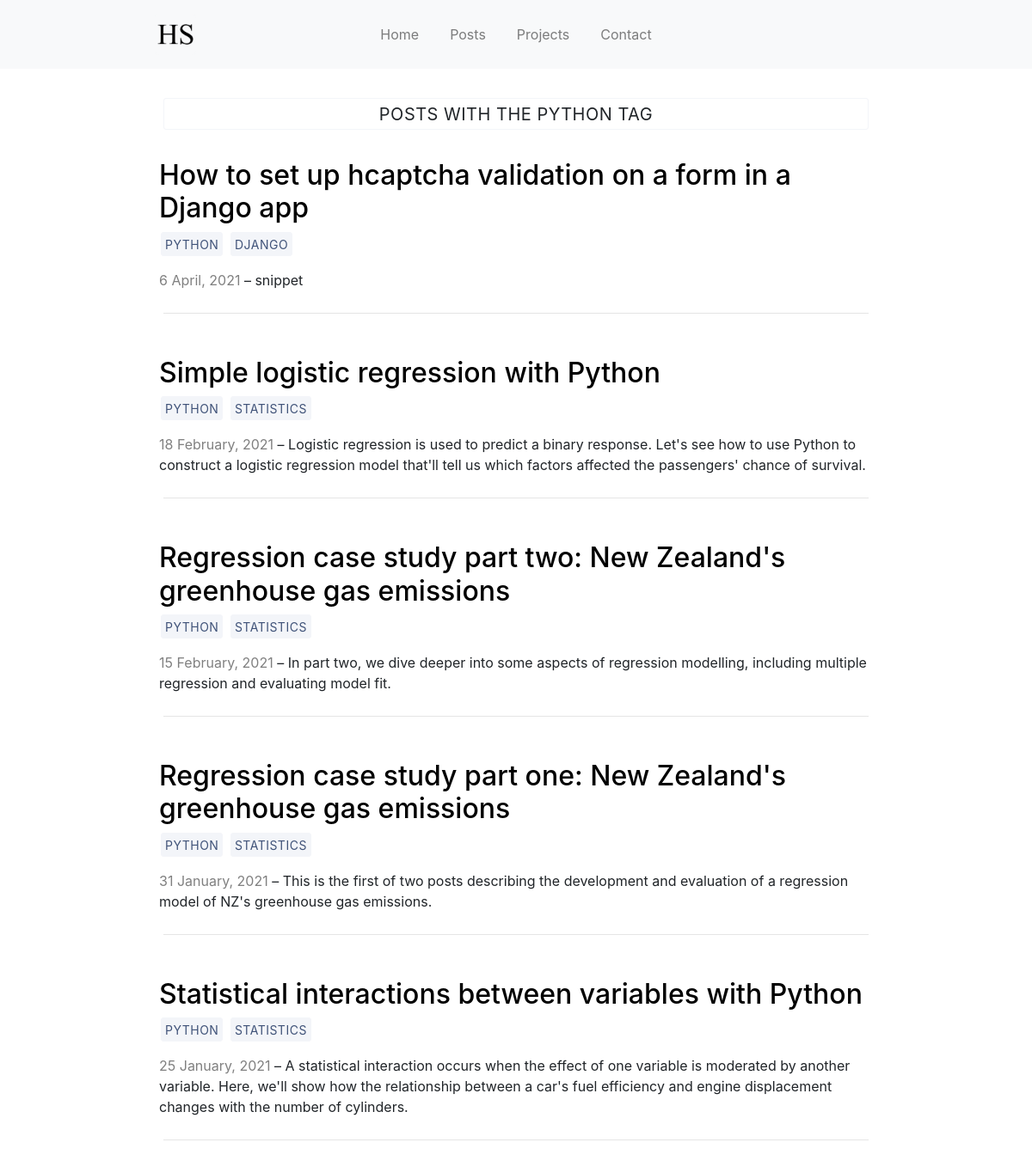
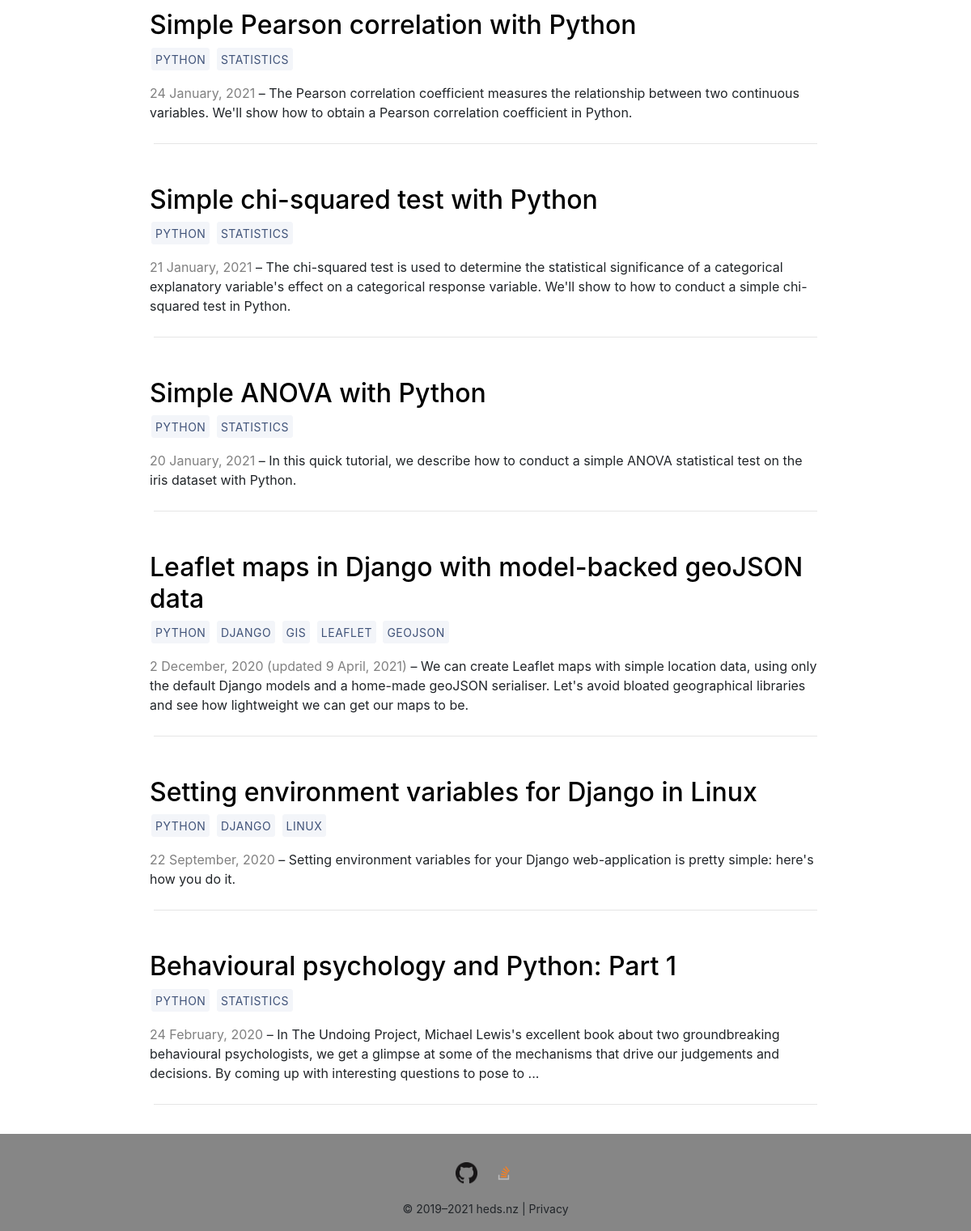
/tags/Python/, run on the app's committed database (2 pictures, top to bottom).
### blog/models.py (models this page shows, shortened)
class Tag(models.Model):
    name = models.CharField(max_length=20)

class BlogPost(models.Model):
    title = models.CharField(max_length=100)
    is_published = models.BooleanField(default=True)
    published_date = models.DateField()
    modified_date = models.DateField(null=True, blank=True)
    slug = models.SlugField(unique=True)
    tags = models.ManyToManyField('Tag', related_name='blog_posts')
    snippet = models.CharField('snippet', max_length=250)
    content = models.TextField()
    def get_absolute_url(self):
        return reverse('detail', kwargs = {'slug': self.slug})

### blog/views.py (the view)
def tag(request, tag):
    blog_posts = BlogPost.objects.filter(
        tags__name = tag
    ).order_by(
        '-published_date'
    )
    tags = Tag.objects.all()
    context = {
        "tag": tag,
        "blog_posts": blog_posts,
    }
    return render(request, "tag.html", context)

### blog/templates/tag.html (shortened to what this page needs)
{% extends "base.html" %}
{% load static %}
{% block content %}
    <a class="btn tag-title">Posts with the {{ tag | title }} tag</a>
    <br />
    {% for post in blog_posts %}
        <br />
        <div class="row">
            <div class="column snippet-text">
                <h2>
                    <a id='post-href' href="{{post.get_absolute_url}}"> {{ post.title|safe }} </a>
                </h2>
                <p>
                    {% for tag in post.tags.all %}
                        <a class="btn" href="{% url 'tag' tag.name %}">
                            {{ tag.name }}
                        </a>
                    {% endfor %}
                </p>
                <p style="color:gray; display:inline;">
                    {{ post.published_date|date:"j F, Y" }}
                    {% if post.modified_date is not Null %}
                     (updated {{ post.modified_date|date:"j F, Y" }})
                    {% endif %}
                </p>
                <p style="display:inline;">
                    &ndash; {{ post.snippet|safe }}
                </p>
            </div>
        </div>
        <hr>
    {% endfor %}
{% endblock %}

### static/style.css (style rules this page uses)
.snippet-text { padding: 10px; }
.row:after { content: ""; display: table; clear: both; }
#post-href { color:black; }
html { position: relative; min-height: 100%; }
a.btn.tag-title { font-size: 20px; width: 100%; margin: 0 auto; text-align: center; background: none; }
a.btn { background-color: #f3f5f9; border: 1px solid #f3f5f9; border-radius: 3px; color: #405379; font-size: 14px; letter-spacing: .5px; margin: 0 2px; padding: 3px 4px 2px; text-transform: uppercase; white-space: nowrap; }

### data on the page
Tag: name "PYTHON"
BlogPost: title "How to set up hcaptcha validation on a form in a Django app", published_date "6 April, 2021", snippet "snippet"
Tag: name "DJANGO"
BlogPost: title "Simple logistic regression with Python", published_date "18 February, 2021", snippet "Logistic regression is used to predict a binary response. Let's see how to use Python to construct a logistic regression model that'll tell us which factors affected the passengers' chance of survival."
Tag: name "STATISTICS"
BlogPost: title "Regression case study part two: New Zealand's greenhouse gas emissions", published_date "15 February, 2021", snippet "In part two, we dive deeper into some aspects of regression modelling, including multiple regression and evaluating model fit."
BlogPost: title "Regression case study part one: New Zealand's greenhouse gas emissions", published_date "31 January, 2021", snippet "This is the first of two posts describing the development and evaluation of a regression model of NZ's greenhouse gas emissions."
BlogPost: title "Statistical interactions between variables with Python", published_date "25 January, 2021", snippet "A statistical interaction occurs when the effect of one variable is moderated by another variable. Here, we'll show how the relationship between a car's fuel efficiency and engine displacement changes with the number of cylinders."
BlogPost: title "Simple Pearson correlation with Python", published_date "24 January, 2021", snippet "The Pearson correlation coefficient measures the relationship between two continuous variables. We'll show how to obtain a Pearson correlation coefficient in Python."
BlogPost: title "Simple chi-squared test with Python", published_date "21 January, 2021", snippet "The chi-squared test is used to determine the statistical significance of a categorical explanatory variable's effect on a categorical response variable. We'll show to how to conduct a simple chi-squared test in Python."
BlogPost: title "Simple ANOVA with Python", published_date "20 January, 2021", snippet "In this quick tutorial, we describe how to conduct a simple ANOVA statistical test on the iris dataset with Python."
BlogPost: title "Leaflet maps in Django with model-backed geoJSON data", published_date "2 December, 2020", modified_date "9 April, 2021", snippet "We can create Leaflet maps with simple location data, using only the default Django models and a home-made geoJSON serialiser. Let's avoid bloated geographical libraries and see how lightweight we can get our maps to be."
Tag: name "GIS"
Tag: name "LEAFLET"
Tag: name "GEOJSON"
BlogPost: title "Setting environment variables for Django in Linux", published_date "22 September, 2020", snippet "Setting environment variables for your Django web-application is pretty simple: here's how you do it."
Tag: name "LINUX"
BlogPost: title "Behavioural psychology and Python: Part 1", published_date "24 February, 2020", snippet "In The Undoing Project, Michael Lewis's excellent book about two groundbreaking behavioural psychologists, we get a glimpse at some of the mechanisms that drive our judgements and decisions. By coming up with interesting questions to pose to ..."
